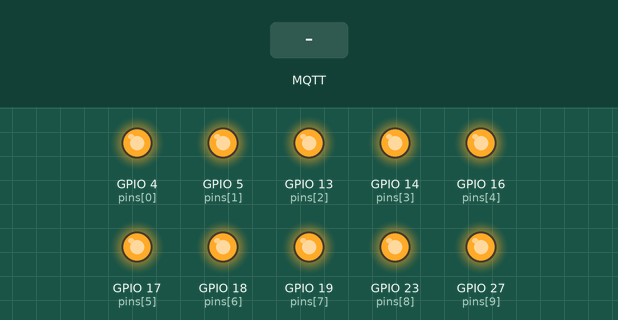
A program run on a simulated ESP32. Parts: output pins drawn as LEDs (lit = HIGH). The test bench sets the inputs (shaded band). WiFi joins after 1.5 s; servers stay silent unless stated; no MQTT or app messages arrive unless stated; what the program prints to the serial monitor is not drawn.

Above: at 2.7 s.
2.8 s: MQTT message "ON" arrives on the first subscribed topic
At 4.0 s:
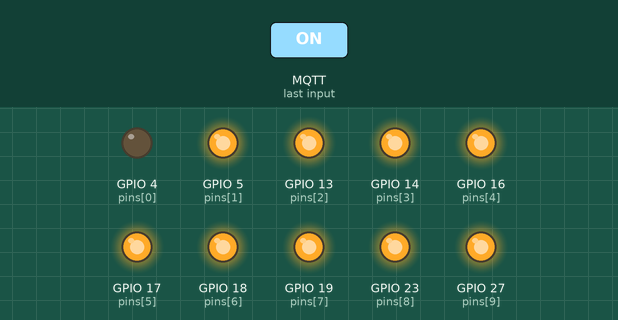
4.3 s: MQTT message "ON" arrives on the second subscribed topic
At 5.3 s:
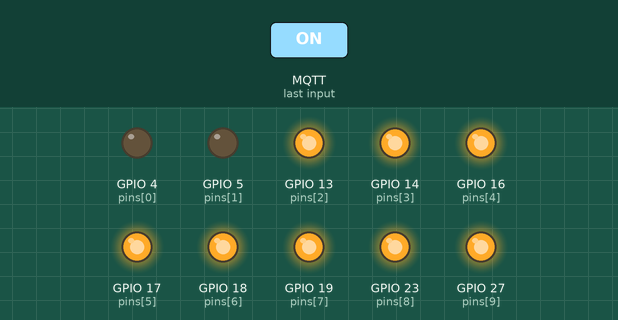
5.8 s: MQTT message "OFF" arrives on the first subscribed topic
At 6.4 s:
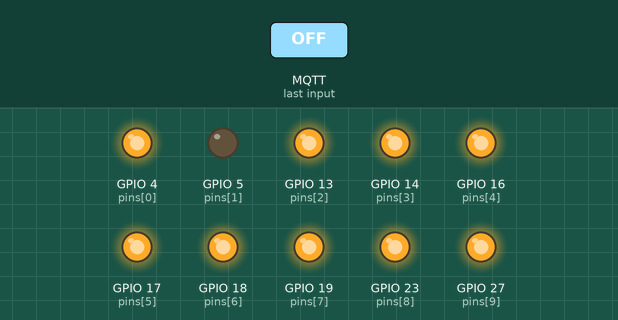
7.3 s: MQTT message "ON" arrives on the third subscribed topic
At 8.5 s:
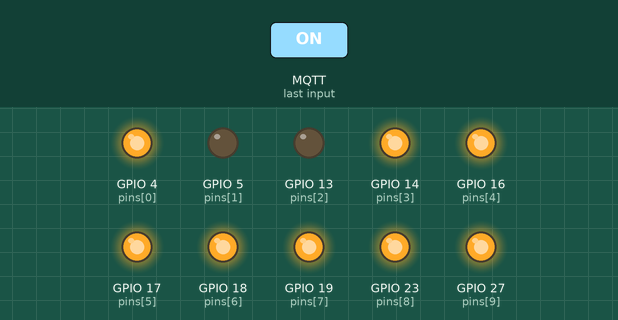
8.8 s: MQTT message "OFF" arrives on the second subscribed topic
At 9.9 s:
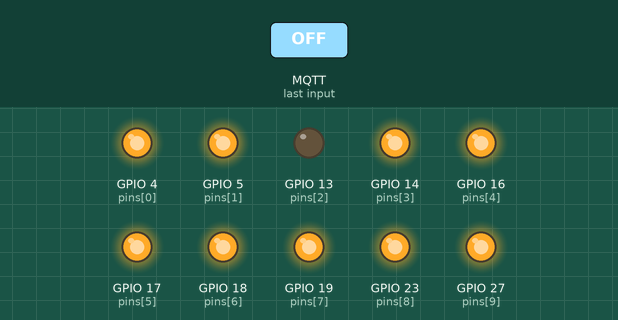
10.3 s: MQTT message "OFF" arrives on the third subscribed topic
At 11.0 s:
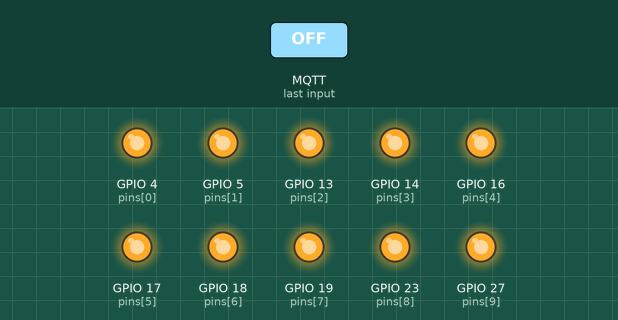
Timing chart, 0 to 12.8 s (numbered marks = the images above; inputs shaded):
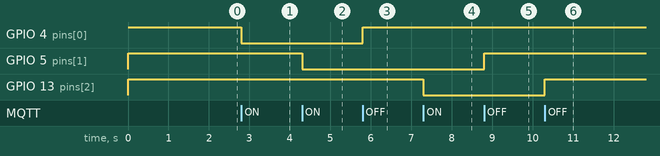

Measured:
- after the input at 2.8 s, GPIO 4 (pins[0]): HIGH → LOW at once
- after the input at 4.3 s, GPIO 5 (pins[1]): HIGH → LOW at once
- after the input at 5.8 s, GPIO 4 (pins[0]): LOW → HIGH at once
- after the input at 7.3 s, GPIO 13 (pins[2]): HIGH → LOW at once
- after the input at 8.8 s, GPIO 5 (pins[1]): LOW → HIGH at once
- after the input at 10.3 s, GPIO 13 (pins[2]): LOW → HIGH at once

The program:

main.cpp
```cpp
#include <WiFi.h>
#include <PubSubClient.h>

// WiFi & MQTT
const char* ssid = "YOUR_WIFI";
const char* password = "YOUR_PASS";
const char* mqtt_server = "YOUR_VPS_IP";
String deviceId = "SMHC-260507-001";

WiFiClient espClient;
PubSubClient client(espClient);

// Relay config (ACTIVE LOW)
#define RELAY_ON  LOW
#define RELAY_OFF HIGH

// Pins
int pins[] = {4, 5, 13, 14, 16, 17, 18, 19, 23, 27};
int numPins = sizeof(pins) / sizeof(pins[0]);

// Topics (better structure)
String subTopics[] = {
  "home/relay/1/set",
  "home/relay/2/set",
  "home/relay/3/set",
  "home/relay/4/set",
  "home/relay/5/set",
  "home/relay/6/set",
  "home/relay/7/set",
  "home/relay/8/set",
  "home/relay/9/set",
  "home/relay/10/set"
};

String pubTopics[] = {
  "home/relay/1/state",
  "home/relay/2/state",
  "home/relay/3/state",
  "home/relay/4/state",
  "home/relay/5/state",
  "home/relay/6/state",
  "home/relay/7/state",
  "home/relay/8/state",
  "home/relay/9/state",
  "home/relay/10/state"
};

// Unique client ID using MAC
String clientId;

void setup_wifi() {
  delay(10);
  Serial.println("Connecting to WiFi...");

  WiFi.begin(ssid, password);

  while (WiFi.status() != WL_CONNECTED) {
    delay(500);
    Serial.print(".");
  }

  Serial.println("\nWiFi connected");
  Serial.print("IP: ");
  Serial.println(WiFi.localIP());
}

void reconnect() {
  while (!client.connected()) {
    Serial.print("Connecting to MQTT...");

    if (client.connect(clientId.c_str())) {
      Serial.println("connected");

      // Subscribe to topics
      for (int i = 0; i < numPins; i++) {
        client.subscribe(subTopics[i].c_str());
      }

    } else {
      Serial.print("failed, rc=");
      Serial.print(client.state());
      Serial.println(" retrying in 2 sec");
      delay(2000);
    }
  }
}

void callback(char* topic, byte* payload, unsigned int length) {
  String msg;

  for (int i = 0; i < length; i++) {
    msg += (char)payload[i];
  }

  Serial.print("Topic: ");
  Serial.println(topic);
  Serial.print("Message: ");
  Serial.println(msg);

  for (int i = 0; i < numPins; i++) {
    if (String(topic) == subTopics[i]) {

      if (msg == "ON") {
        digitalWrite(pins[i], RELAY_ON);
        client.publish(pubTopics[i].c_str(), "ON", true);
      }
      else if (msg == "OFF") {
        digitalWrite(pins[i], RELAY_OFF);
        client.publish(pubTopics[i].c_str(), "OFF", true);
      }
    }
  }
}

void setup() {
  Serial.begin(115200);

  // Generate unique client ID
  clientId = "ESP32_" + String((uint32_t)ESP.getEfuseMac(), HEX);

  // Setup pins safely
  for (int i = 0; i < numPins; i++) {
    pinMode(pins[i], OUTPUT);
    digitalWrite(pins[i], RELAY_OFF); // Prevent startup flicker
  }

  setup_wifi();

  client.setServer(mqtt_server, 1883);
  client.setCallback(callback);
}

void loop() {
  // WiFi reconnect
  if (WiFi.status() != WL_CONNECTED) {
    setup_wifi();
  }

  // MQTT reconnect
  if (!client.connected()) {
    reconnect();
  }

  client.loop();
}
```
